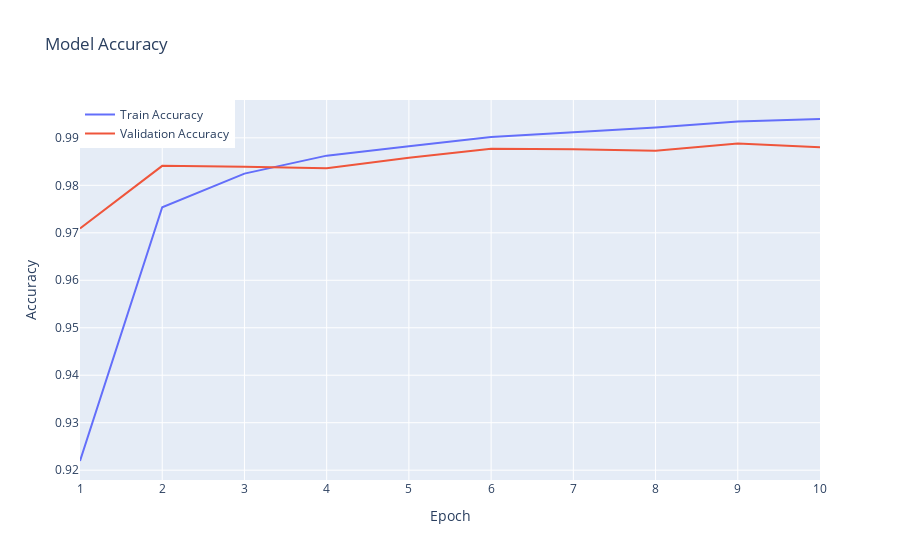
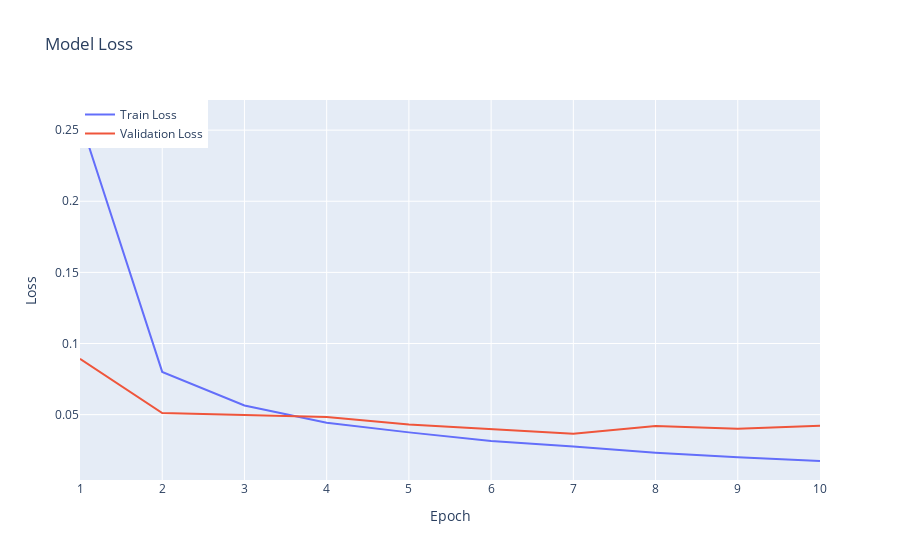

Source (notebook cell) for these figures, in order:
### Code cell
plot_training_history_with_plotly(lanet5_history)

### Figure 1 — Plotly figure (JSON) as saved in the notebook; plotly's stock layout.template omitted (floating-point values rounded to 4 significant figures)
{"data": [{"mode": "lines", "name": "Train Accuracy", "type": "scatter", "x": [1, 2, 3, 4, 5, 6, 7, 8, 9, 10], "y": [0.9219, 0.9754, 0.9825, 0.9862, 0.9882, 0.9901, 0.9912, 0.9922, 0.9934, 0.994]}, {"mode": "lines", "name": "Validation Accuracy", "type": "scatter", "x": [1, 2, 3, 4, 5, 6, 7, 8, 9, 10], "y": [0.9709, 0.9841, 0.9839, 0.9836, 0.9858, 0.9877, 0.9876, 0.9873, 0.9888, 0.988]}], "layout": {"legend": {"x": 0, "y": 1}, "title": {"text": "Model Accuracy"}, "xaxis": {"title": {"text": "Epoch"}}, "yaxis": {"title": {"text": "Accuracy"}}}}

### Figure 2 — Plotly figure (JSON) as saved in the notebook; plotly's stock layout.template omitted (floating-point values rounded to 4 significant figures)
{"data": [{"mode": "lines", "name": "Train Loss", "type": "scatter", "x": [1, 2, 3, 4, 5, 6, 7, 8, 9, 10], "y": [0.2578, 0.08005, 0.05643, 0.04435, 0.03752, 0.0314, 0.0276, 0.02325, 0.02012, 0.0174]}, {"mode": "lines", "name": "Validation Loss", "type": "scatter", "x": [1, 2, 3, 4, 5, 6, 7, 8, 9, 10], "y": [0.0893, 0.0511, 0.04974, 0.04828, 0.04301, 0.0398, 0.03661, 0.04206, 0.04003, 0.04214]}], "layout": {"legend": {"x": 0, "y": 1}, "title": {"text": "Model Loss"}, "xaxis": {"title": {"text": "Epoch"}}, "yaxis": {"title": {"text": "Loss"}}}}
